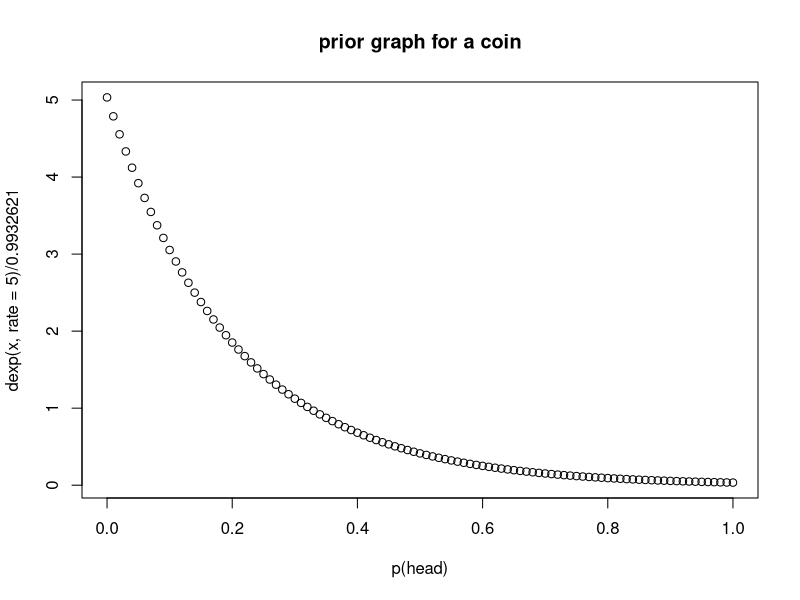

This chart was generated by the following R code: (Note: this script raises an error after producing the figure.)
## ---- chunk 1
#Taking the seq from 0 to 1 
x <- seq(0,1,0.01)

#The value for this exp R code is below:
dexp(x, rate =5) / 0.9932621 
## ---- chunk 2
#plotting those values with dexp.
plot(x, dexp(x, rate =5) / 0.9932621,main="prior graph for a coin", xlab="p(head)" )

## ---- chunk 3
#piold value is set as 0.5
piOld <- 0.5

#taking number of iterations for this algorithm to run
numIterations <- 500000
#empty variable to save the values of posteriors
posteriorDist <- vector()

#for loop the iteration
for( i in 1:numIterations )
{
	# our prior with 39 heads and 39 tails
	# our new data with 14 heads and 10 tails
  #we are usinf dexp here for prior 
	pOld <- dexp(x, rate =5) / 0.9932621  * dbinom( 14, 24, piOld )
	
	piNew <- piOld + rnorm(1, 0, sd =0.01); #selecting the standard deviation
	#Checking for the pi new values 
	if( piNew > 1) 
		piNew = 1;
	
	if( piNew < 0 ) 
		piNew =0;
		
	pNew <- dexp(x, rate =5) / 0.9932621 * dbinom( 14, 24, piNew )
	#calculating the ratio
	ratio <- pNew / pOld
	
	if( ratio > 1 || ratio >= runif(1) ) 
		piOld = piNew;
	
	#storing the pi old values in posterior
	posteriorDist[i] = piOld;	
	
}
myHist <- hist(posteriorDist,breaks=200, plot=FALSE)

## ---- chunk 4
#taking number of breaks 
numBreaks=200;
posteriorDist_grid <- vector(length=numBreaks) # setting an empty variable to store posterior values
xVals <- seq(0,1,1/numBreaks);

#setting the sum to 0
i <- 1;
sum <- 0;

for( x in xVals )
{
	# our prior with 39 heads and 39 tails
	# our new data with 14 heads and 10 tails
  #we are using prior as dexp
	posteriorDist_grid[i] <- dexp(x, rate =5) / 0.9932621 * dbinom( 14, 24, x)
	sum = sum + posteriorDist_grid[i]; # sum the values of posteriors 
	i <- i + 1;	
}

## ---- chunk 5
plot( myHist$mids, myHist$counts/length(posteriorDist),xlim =c(0.2,0.9),ylim=c(0,0.05),col='blue',main= "Posterior Curves", xlab="prob(head)", ylab="posterior") #the midpoints of cells #the number
lines(xVals,posteriorDist_grid/sum,col="red",xlim =c(0.2,0.9),ylim=c(0,0.05))
legend("topleft", legend=c("Metropolis", "Grid"),col=c("blue", "red"), lty=1:2, cex=0.8)
## ---- chunk 6

#taking number of breaks 
numBreaks1=200;
post_Dist <- vector(length=numBreaks) # setting an empty variable to store posterior values
xValues <- seq(0,1,1/numBreaks1);

i <- 1;
sum1 <- 0; #setting the sum to 0

for( x in xValues )
{
	# our prior with 39 heads and 39 tails
	# our new data with 14 heads and 10 tails
  #we are using the dbeta for exact analytical solution for prior
	post_Dist[i] <- dbeta( x, 40,40 ) * dbinom( 14, 24, x)
	sum1 = sum1 + post_Dist[i]; # sum the values of posteriors
	i <- i + 1;	
}
  
## ---- chunk 7
plot( myHist$mids, myHist$counts/length(posteriorDist),xlim =c(0.2,0.9),ylim=c(0,0.05),col='blue',main= "Posterior Curves", xlab="prob(head)", ylab="posterior") #the midpoints of cells #the number
lines(xVals,posteriorDist_grid/sum,col="red",xlim =c(0.2,0.9),ylim=c(0,0.05))
lines(xValues,post_Dist/sum1, col="green", xlim =c(0.2,0.9),ylim=c(0,0.05))
legend("topleft", legend=c("Metropolis", "Grid","Analytical solution"),col=c("blue", "red","green"), lty=1:2, cex=0.8)
## ---- chunk 8

#set the pi old to 0.5
piOld <- 0.5

#setting the iteration
numIterations <- 500000

#empty variable to save the values of posteriors
posteriorDist1 <- vector()

#for loop the iteration
for( i in 1:numIterations )
{
	# our prior with 39 heads and 39 tails
	# our new data with 583 heads and 417 tails
  #we use dexp for prior
	pOld <- dexp(x, rate =5) / 0.9932621 * dbinom(583,1000, piOld )
	
	piNew <- piOld + rnorm(1, 0, sd =0.01);#selecting the standard deviation
	#Checking for the pi new values
	if( piNew > 1) 
		piNew = 1;
	
	if( piNew < 0 ) 
		piNew =0;
		
	pNew <- dexp(x, rate =5) / 0.9932621 * dbinom(583,1000, piNew )
	#calculating the ratio
	ratio <- pNew / pOld
	
	if( ratio > 1 || ratio >= runif(1) ) 
		piOld = piNew;
	
	#storing the pi old values in posterior
	posteriorDist1[i] = piOld;	
	
}
myHist <- hist(posteriorDist1,breaks=200, plot=FALSE)
## ---- chunk 9

#taking number of breaks
numBreaks=900;
posteriorDist_grid1 <- vector(length=numBreaks)# setting an empty variable to store posterior values
xVals <- seq(0,1,1/numBreaks);

#setting the sum to 0
i <- 1;
Sum <- 0;

for( x in xVals )
{
	# our prior with 39 heads and 39 tails
	# our new data with 583 heads and 417 tails
	posteriorDist_grid1[i] <- dexp(x, rate =5) / 0.9932621 * dbinom(583,1000, x)
	Sum = Sum + posteriorDist_grid1[i]; # sum the values of posteriors 
	i <- i + 1;	
}

## ---- chunk 10

#taking number of breaks 
numBreaks1=900;
post_Dist1 <- vector(length=numBreaks) # setting an empty variable to store posterior values
xValues <- seq(0,1,1/numBreaks1);

i <- 1;
Sum1 <- 0; #setting the sum to 0

for( x in xValues )
{
	# our prior with 39 heads and 39 tails
	# our new data with 583 heads and 417 tails
  #we are using the dbeta for exact analytical solution for prior
	post_Dist1[i] <- dbeta( x, 40,40 ) * dbinom(583,1000, x)
	Sum1 = Sum1 + post_Dist1[i]; # sum the values of posteriors
	i <- i + 1;	
}
  
## ---- chunk 11
plot( myHist$mids, myHist$counts/length(posteriorDist1),xlim =c(0.5,0.7),ylim=c(0,0.05),col='blue',main= "Posterior Curves", xlab="prob(head)", ylab="posterior") #the midpoints of cells #the number
lines(xVals,posteriorDist_grid1/Sum,col="red",xlim =c(0.5,0.7),ylim=c(0,0.05))
lines(xValues,post_Dist1/Sum1, col="green", xlim =c(0.5,0.7),ylim=c(0,0.05))
legend("topleft", legend=c("Metropolis", "Grid","Analytical solution"),col=c("blue", "red","green"), lty=1:2, cex=0.8)
